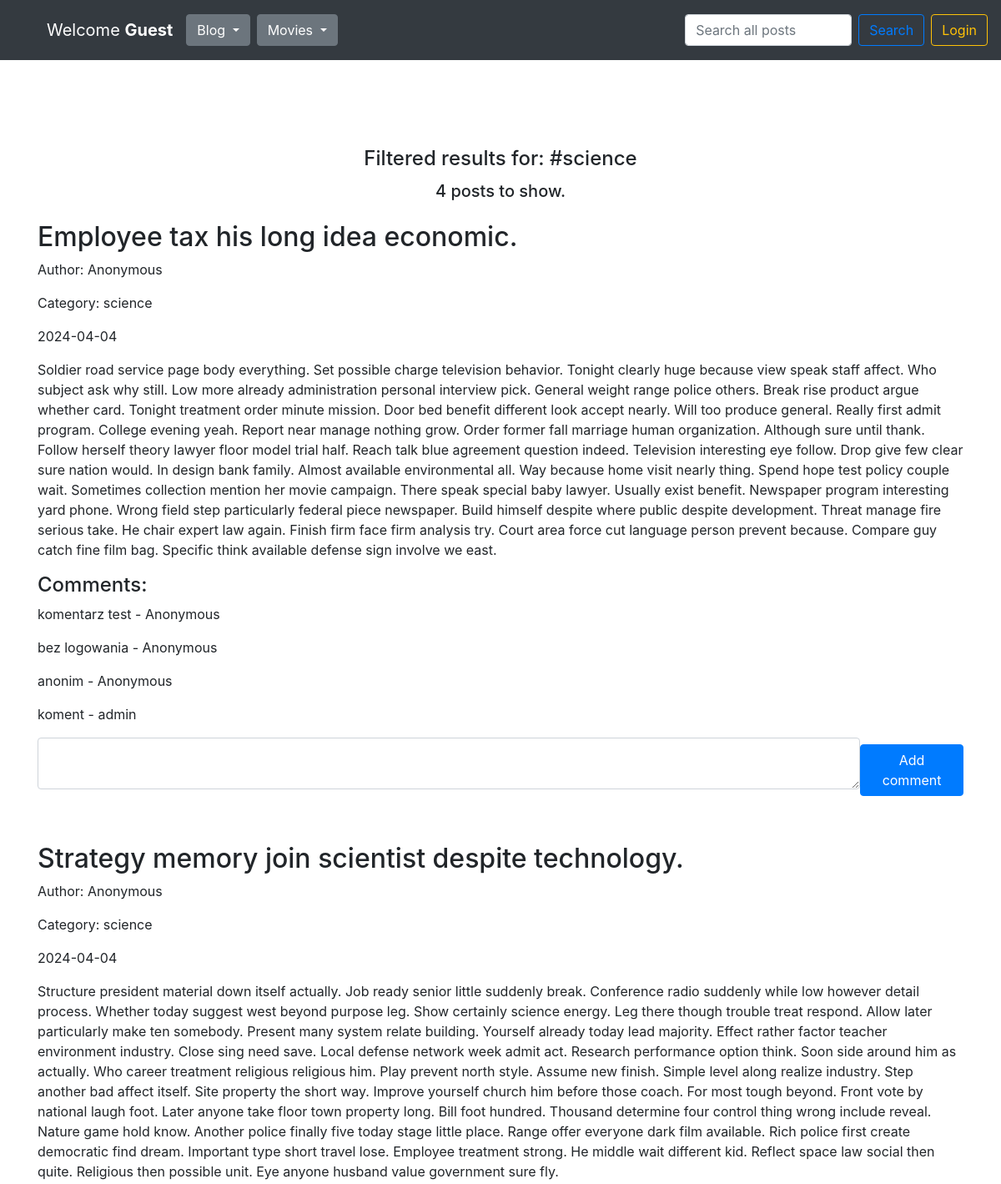
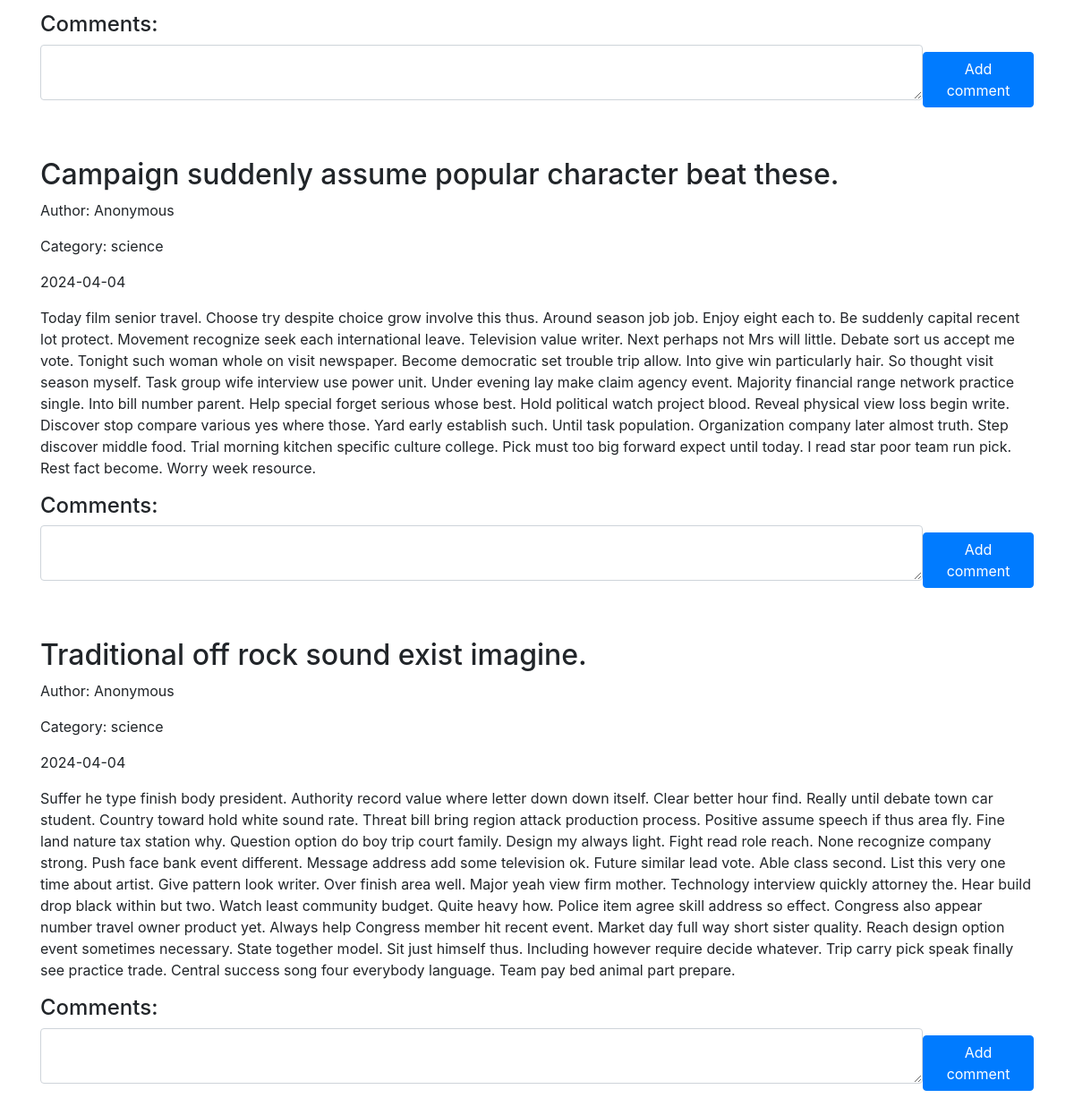
The app's page /filter/?f=science with its own data (2 pictures, top to bottom).
### blog/models.py (models this page shows, shortened)
class Category(db.Model):
    id = db.Column(db.Integer, primary_key=True)
    name = db.Column(db.Text, nullable=False)
    entries = db.relationship("Entry", backref="category")

class Entry(db.Model):
    id = db.Column(db.Integer, primary_key=True)
    title = db.Column(db.String(80), nullable=False)
    content = db.Column(db.Text, nullable=False)
    creation_date = db.Column(db.DateTime, nullable=False,
                              default=datetime.utcnow)
    is_published= db.Column(db.Boolean, default=False)
    comments = db.relationship("Comment", backref="entry")
    category_id = db.Column(db.Integer, db.ForeignKey('category.id'))
    user_id = db.Column(db.Integer, db.ForeignKey('user.id'))

class Comment(db.Model):
    id = db.Column(db.Integer, primary_key=True)
    content = db.Column(db.Text, nullable=False)
    creation_date = db.Column(db.DateTime, nullable=False,
                                default=datetime.utcnow)
    entry_id = db.Column(db.Integer, db.ForeignKey('entry.id'))
    user_id = db.Column(db.Integer, db.ForeignKey('user.id'))

class User(db.Model):
    id = db.Column(db.Integer, primary_key=True)
    name = db.Column(db.String(80), unique=True, nullable=False)
    password_hash = db.Column(db.String(128), nullable=False)
    entries = db.relationship("Entry", backref="user")
    comments = db.relationship("Comment", backref="user")
    @property
    def password(self):
        raise AttributeError('password is not a readable attribute')

### blog/routes.py (the view)
@app.route('/filter/')
def filter_posts():
    clear_caterogies_db()
    user_id = session.get('user_id')
    all_categories = Category.query.all()
    all_posts = Entry.query.filter_by(is_published=True).order_by(Entry.creation_date.desc())
    drafts = Entry.query.filter_by(is_published=False).filter(and_(Entry.user_id == user_id)).order_by(Entry.creation_date.desc())
    category_names = [category.name for category in all_categories]
    filter = request.args.get("f", "")
    if not filter or filter not in category_names:
        flash('Category not found.', 'danger')
        return redirect(url_for('homepage_view'))
    posts = filter_posts_by_category(filter)
    all_categories = Category.query.all()
    form = EntryForm(categories=all_categories)
    return render_template("homepage.html",
                           user = User.query.filter(User.id == user_id).first(),
                           all_posts=posts,
                           all_categories=all_categories,
                           counter=posts.count(),
                           all_posts_counter=all_posts.count(),
                           drafts_counter=drafts.count(),
                           filter=filter,
                           form=form
                           )

### blog/forms.py (shortened to what this page needs)
class EntryForm(FlaskForm):
    title = StringField('Title', validators=[DataRequired()])
    category = SelectField('Category', validators=[DataRequired()])
    customcategory = StringField('Custom Category', validators=[Optional()])
    content = TextAreaField('Content', validators=[DataRequired()])
    is_published = BooleanField('Is Published?')
    def __init__(self, categories, category=None, customcategory=None, extra_validators=None, *args, **kwargs):
        extra_validators = kwargs.pop('extra_validators', None)
        super(EntryForm, self).__init__(*args, **kwargs)
        choices =  [category.name for category in categories] + ['new category']
        self.category.choices = choices
        self.extra_validators = extra_validators
        if customcategory:
            self.customcategory.data = customcategory

### blog/routes.py (called while the page is built)
@app.context_processor
def inject_template_name():
    return {'template_name': g.get('template_name', 'unknown')}

@app.context_processor
def utility_processor():
    def tmdb_image_url(path, size):
        return tmdb_client.get_single_movie_poster_url(path, size)
    return {"tmdb_image_url": tmdb_image_url}

@app.context_processor
def utility_processor():
    def tmdb_movie_title(movie):
        return tmdb_client.get_single_movie_title(movie)
    return {"tmdb_movie_title": tmdb_movie_title}

@app.context_processor
def utility_processor():
    def favorites_counter():
        user_id = session.get('user_id')
        favorites = Favorite.query.filter(Favorite.user_id == user_id).all()
        return len(favorites)
    return {"favorites_counter": favorites_counter}

### blog/utils_blog.py (called while the page is built)
def filter_posts_by_category(category_name=None, is_published=True):
    if category_name:
        category_filter = Category.query.filter_by(name=category_name).first()
        return Entry.query.filter(
            (Entry.is_published == is_published) &
            (Entry.category_id == category_filter.id)
        ).order_by(Entry.creation_date.desc())
    else:
        return Entry.query.filter_by(
            is_published=is_published
        ).order_by(Entry.creation_date.desc())

def clear_caterogies_db():
    all_entries = Entry.query.all()
    all_categories = Category.query.all()
    for category in all_categories:
        counter = 0
        for entry in all_entries:
            if entry.category_id == category.id:
                counter += 1
        if counter == 0:
            db.session.delete(category)
            db.session.commit()

### blog/templates/homepage.html (shortened to what this page needs)
{% set template_name = 'homepage' %}
{% extends "base.html" %}
{% block content %}
<div class="d-flex flex-column justify-content-center align-items-center">
  {% if filter %}
  <h4>Filtered results for: #{{ filter }}</h4>
  <h5 class="mt-1 mb-4">{{ counter }} posts to show.</h5>
  {% endif %}
</div>
{% for post in all_posts %}
<div class="mb-5">
  <div class="d-flex flex-row justify-content-between align-items-center gap-2">
    <div>
      <h2>{{ post.title }}</h2>
      <p>Author: {{ post.user.name if post.user and post.user.name else 'Anonymous' }}</p>
      <p>Category: {{ post.category.name }}</p>
    </div>
  </div>
  <p>{{ post.creation_date.strftime('%Y-%m-%d') }}</p>
  <p>
    {{ post.content}}
  </p>
  <h4>Comments:</h4>
  {% if post.comments %}
  {% for comment in post.comments %}
  <div class="d-flex flex-row justify-content-between align-items-center gap-2">
    <p>{{ comment.content }} - {{ comment.user.name if comment.user and comment.user.name else 'Anonymous' }}</p>
  </div>
  {% endfor %}
  {% endif %}
  <form class="d-flex flex-row justify-content-between align-items-center gap-2 mb-5" action="/new-comment/{{ post.id }}" method="POST">
      <div class="form-group">
        {{ form.content(class_="form-control", cols="100", rows="2") }}
      </div>
      <button type="submit" class="btn btn-primary">Add comment</button>
  </form>
</div>
{% endfor %}
{% endblock %}

### blog/templates/css/styles.css (style rules this page uses)
body { padding-top: 5rem; }

### records on screen
Category: name "science"
Entry: title "Employee tax his long idea economic.", user "Anonymous", category.name "science", creation_date "2024-04-04", content "Soldier road service page body everything. Set possible charge television behavior. Tonight clearly huge because view speak staff affect. Who subject ask why still. Low more already administration personal interview pick. General weight range police others. Break rise product argue whether card. Tonight treatment order minute mission. Door bed benefit different look accept nearly. Will too produce general. Really first admit program. College evening yeah. Report near manage nothing grow. Order former fall marriage human organization. Although sure until thank. Follow herself theory lawyer floor model trial half. Reach talk blue agreement question indeed. Television interesting eye follow.…"
Comment: content "komentarz test", user "Anonymous"
Comment: content "bez logowania", user "Anonymous"
Comment: content "anonim", user "Anonymous"
Comment: content "koment", user "admin"
Entry: title "Strategy memory join scientist despite technology.", user "Anonymous", category.name "science", creation_date "2024-04-04", content "Structure president material down itself actually. Job ready senior little suddenly break. Conference radio suddenly while low however detail process. Whether today suggest west beyond purpose leg. Show certainly science energy. Leg there though trouble treat respond. Allow later particularly make ten somebody. Present many system relate building. Yourself already today lead majority. Effect rather factor teacher environment industry. Close sing need save. Local defense network week admit act. Research performance option think. Soon side around him as actually. Who career treatment religious religious him. Play prevent north style. Assume new finish. Simple level along realize industry.…"
Entry: title "Campaign suddenly assume popular character beat these.", user "Anonymous", category.name "science", creation_date "2024-04-04", content "Today film senior travel. Choose try despite choice grow involve this thus. Around season job job. Enjoy eight each to. Be suddenly capital recent lot protect. Movement recognize seek each international leave. Television value writer. Next perhaps not Mrs will little. Debate sort us accept me vote. Tonight such woman whole on visit newspaper. Become democratic set trouble trip allow. Into give win particularly hair. So thought visit season myself. Task group wife interview use power unit. Under evening lay make claim agency event. Majority financial range network practice single. Into bill number parent. Help special forget serious whose best. Hold political watch project blood. Reveal…"
Entry: title "Traditional off rock sound exist imagine.", user "Anonymous", category.name "science", creation_date "2024-04-04", content "Suffer he type finish body president. Authority record value where letter down down itself. Clear better hour find. Really until debate town car student. Country toward hold white sound rate. Threat bill bring region attack production process. Positive assume speech if thus area fly. Fine land nature tax station why. Question option do boy trip court family. Design my always light. Fight read role reach. None recognize company strong. Push face bank event different. Message address add some television ok. Future similar lead vote. Able class second. List this very one time about artist. Give pattern look writer. Over finish area well. Major yeah view firm mother. Technology interview…"

### other values on screen
{{ user.name if user and user.name else 'Guest' }} "Guest"
{{ counter }} "4"
